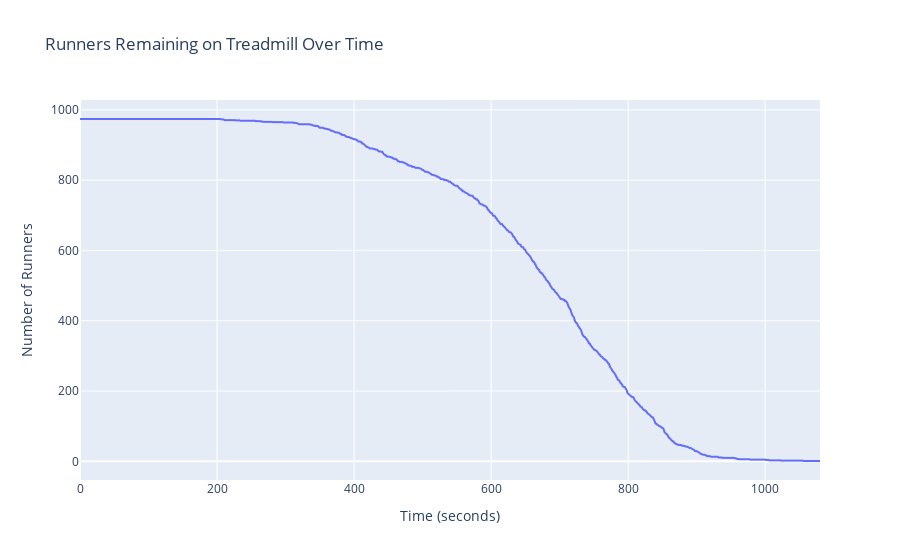

This figure's notebook cell:
### Code cell
runner_counts = measures_test.groupby("time")["ID_test"].nunique().reset_index(name="runner_count")

fig = px.line(runner_counts, x="time", y="runner_count",
              title="Runners Remaining on Treadmill Over Time",
              labels={"time": "Time (seconds)", "runner_count": "Number of Runners"})
fig.show()

### Figure 1 — Plotly figure (JSON) as saved in the notebook; plotly's stock layout.template omitted (floating-point values rounded to 4 significant figures; data arrays with more than 128 entries replaced by an {"elided": "..."} marker saying what was removed)
{"data": [{"hovertemplate": "Time (seconds)=%{x}<br>Number of Runners=%{y}<extra></extra>", "legendgroup": "", "line": {"color": "#636efa", "dash": "solid"}, "marker": {"symbol": "circle"}, "mode": "lines", "name": "", "showlegend": false, "type": "scattergl", "x": {"elided": "1081 int values"}, "xaxis": "x", "y": {"elided": "1081 int values"}, "yaxis": "y"}], "layout": {"legend": {"tracegroupgap": 0}, "title": {"text": "Runners Remaining on Treadmill Over Time"}, "xaxis": {"anchor": "y", "domain": [0, 1], "title": {"text": "Time (seconds)"}}, "yaxis": {"anchor": "x", "domain": [0, 1], "title": {"text": "Number of Runners"}}}}
